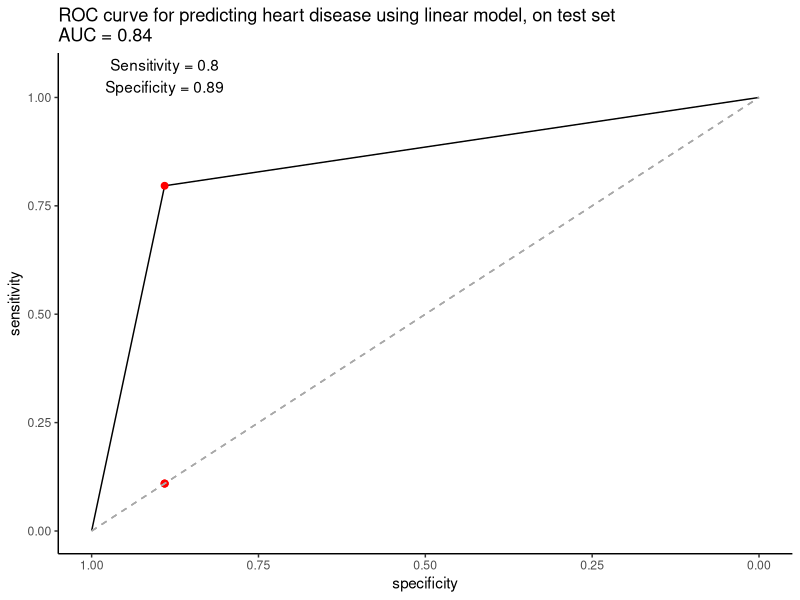

This chart was generated by the following R code:
# Program Name: roc_linear.R
# Purpose: Machine learning linear model : ROC CURVE

library(tidyverse)
library(caret)
library(pROC)
library(e1071)

derived_heart <- read_csv("derived_data/derived_heart.csv") %>%
  mutate(Target=factor(Target))

set.seed(12)
derived_heart_tt_index <- createDataPartition(derived_heart$Target,
                                              p=0.6, list = FALSE)
train_data <- derived_heart[derived_heart_tt_index,]
test_data <- derived_heart[-derived_heart_tt_index,]



# Create linear regression model
lm_fit <- glm(Target~., data=train_data, family=binomial)
test_data$predict_lm <- factor(ifelse(predict(lm_fit, newdata=test_data,
                                              type="response")>0.5,1,0))
test_data = test_data %>% 
  mutate(predict_lm = as.numeric(predict_lm))

roc_obj_lm <- 
  roc(response = test_data$Target, 
      predictor = test_data$predict_lm)

best_thres_data <- 
  data.frame(coords(roc_obj_lm, x="best", best.method = c("youden")))

# Plot ROC curve
lm_roc_plot = ggroc(roc_obj_lm)+
  geom_point(
    data = best_thres_data,
    mapping = aes(x=specificity, y=sensitivity), size=2, color="red")+
  geom_point(mapping=aes(x=best_thres_data$specificity, 
                         y=1-best_thres_data$specificity), 
             size=2, color="red")+
  geom_segment(aes(x = 1, xend = 0, y = 0, yend = 1),
               color="darkgrey", linetype="dashed")+
  geom_text(data = best_thres_data,
            mapping=aes(x=specificity, y=1.05,
                        label=paste0("Sensitivity = ", round(sensitivity,2),
                                     "\nSpecificity = ", round(specificity,2))))+
  labs(title = 
         paste0("ROC curve for predicting heart disease using linear model, on test set\nAUC = ", round(auc(roc_obj_lm),2)))+
  theme_classic()


png("figures/roc_linear.png")
plot(lm_roc_plot)
dev.off()